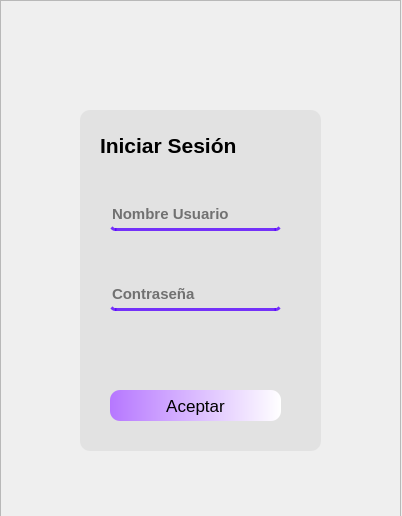
<?xml version="1.0" encoding="UTF-8"?>
<ui version="4.0">
 <class>MainWindow</class>
 <widget class="QMainWindow" name="MainWindow">
  <property name="geometry">
   <rect>
    <x>0</x>
    <y>0</y>
    <width>402</width>
    <height>516</height>
   </rect>
  </property>
  <property name="windowTitle">
   <string>MainWindow</string>
  </property>
  <widget class="QWidget" name="centralwidget">
   <property name="styleSheet">
    <string notr="true"/>
   </property>
   <widget class="QFrame" name="frame">
    <property name="geometry">
     <rect>
      <x>0</x>
      <y>0</y>
      <width>401</width>
      <height>521</height>
     </rect>
    </property>
    <property name="styleSheet">
     <string notr="true"/>
    </property>
    <property name="frameShape">
     <enum>QFrame::StyledPanel</enum>
    </property>
    <property name="frameShadow">
     <enum>QFrame::Raised</enum>
    </property>
    <widget class="QLabel" name="label">
     <property name="geometry">
      <rect>
       <x>100</x>
       <y>130</y>
       <width>191</width>
       <height>31</height>
      </rect>
     </property>
     <property name="font">
      <font>
       <pointsize>16</pointsize>
       <weight>75</weight>
       <bold>true</bold>
      </font>
     </property>
     <property name="text">
      <string>Iniciar Sesión</string>
     </property>
    </widget>
    <widget class="QLineEdit" name="UsuarioEdit">
     <property name="geometry">
      <rect>
       <x>110</x>
       <y>200</y>
       <width>171</width>
       <height>31</height>
      </rect>
     </property>
     <property name="font">
      <font>
       <pointsize>11</pointsize>
       <weight>75</weight>
       <bold>true</bold>
      </font>
     </property>
     <property name="styleSheet">
      <string notr="true">background-color: rgba(74, 30, 134, 0);
border: none;
border-bottom: 3px solid rgba(85, 0, 255, 200);
border-radius: 5
</string>
     </property>
     <property name="text">
      <string/>
     </property>
     <property name="placeholderText">
      <string>Nombre Usuario</string>
     </property>
    </widget>
    <widget class="QLineEdit" name="ContrasenaEdit">
     <property name="geometry">
      <rect>
       <x>110</x>
       <y>280</y>
       <width>171</width>
       <height>31</height>
      </rect>
     </property>
     <property name="font">
      <font>
       <pointsize>11</pointsize>
       <weight>75</weight>
       <bold>true</bold>
      </font>
     </property>
     <property name="styleSheet">
      <string notr="true">background-color: rgba(74, 30, 134, 0);
border: none;
border-bottom: 3px solid rgba(85, 0, 255, 200);
border-radius: 5
</string>
     </property>
     <property name="echoMode">
      <enum>QLineEdit::PasswordEchoOnEdit</enum>
     </property>
     <property name="placeholderText">
      <string>Contraseña</string>
     </property>
    </widget>
    <widget class="QPushButton" name="BotonAceptar">
     <property name="geometry">
      <rect>
       <x>110</x>
       <y>390</y>
       <width>171</width>
       <height>31</height>
      </rect>
     </property>
     <property name="font">
      <font>
       <pointsize>13</pointsize>
       <weight>50</weight>
       <bold>false</bold>
      </font>
     </property>
     <property name="styleSheet">
      <string notr="true">background-color: qlineargradient(spread:pad, x1:0, y1:0, x2:1, y2:0, stop:0 rgba(182, 119, 255, 255), stop:1 rgba(255, 255, 255, 255));
border-radius: 10
</string>
     </property>
     <property name="text">
      <string>Aceptar</string>
     </property>
    </widget>
    <widget class="QLabel" name="label_3">
     <property name="geometry">
      <rect>
       <x>80</x>
       <y>110</y>
       <width>241</width>
       <height>341</height>
      </rect>
     </property>
     <property name="styleSheet">
      <string notr="true">background-color: rgba(220, 220, 220, 165);
border-radius: 10
</string>
     </property>
     <property name="text">
      <string/>
     </property>
    </widget>
    <widget class="QLabel" name="label_2">
     <property name="geometry">
      <rect>
       <x>0</x>
       <y>0</y>
       <width>401</width>
       <height>601</height>
      </rect>
     </property>
     <property name="styleSheet">
      <string notr="true">border-image: url(:/prefijoNuevo/foto inicial.jpg);</string>
     </property>
     <property name="text">
      <string/>
     </property>
    </widget>
    <zorder>label_2</zorder>
    <zorder>label_3</zorder>
    <zorder>label</zorder>
    <zorder>UsuarioEdit</zorder>
    <zorder>ContrasenaEdit</zorder>
    <zorder>BotonAceptar</zorder>
   </widget>
  </widget>
 </widget>
 <connections/>
</ui>
